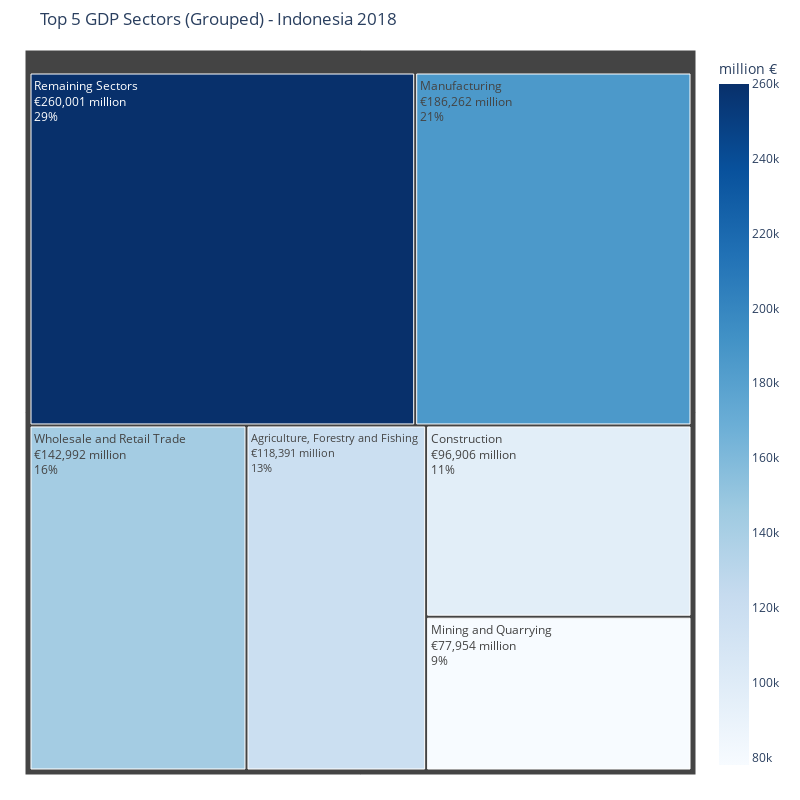

Notebook source saved alongside this figure:
### Code cell
# Step 1: Sort by VA18 descending
sorted_df_va_18 = aggregated_df_18.sort_values(by='VA18', ascending=False).reset_index(drop=True)

# Step 2: Remove "Other service activities" from the sorted list
cleaned_df_18 = sorted_df_va_18[sorted_df_va_18['Sector'] != 'Other Services Activities'].reset_index(drop=True)

# Step 3: Take top 5 sectors (excluding "Other service activities")
top_5_va_18 = cleaned_df_18.iloc[:5].copy()

# Step 4: Sum the rest + "Other service activities"
others_df_18 = pd.concat([cleaned_df_18.iloc[5:], 
                       sorted_df_va_18[sorted_df_va_18['Sector'] == 'Other Services Activities']])

other_total_18 = others_df_18['VA18'].sum()
other_row_18 = pd.DataFrame({'Sector': ['Remaining Sectors'], 'VA18': [other_total_18]})

# Step 5: Combine into final dataframe
final_df_18 = pd.concat([top_5_va_18, other_row_18], ignore_index=True)

# Step 6: Calculate percentage column
total_va_18 = final_df_18['VA18'].sum()

# Manual percentages in correct order — must match final_df_18['Sector']
ordered_percentages = ['13%', '11%', '21%', '9%', '29%', '16%']  # Match the current sector order
# Assign directly to the DataFrame as a column
final_df_18['ManualPercent'] = ordered_percentages

# Create the treemap
fig = px.treemap(
    final_df_18, 
    path=['Sector'],
    values='VA18',
    title='Top 5 GDP Sectors (Grouped) - Indonesia 2018',
    color='VA18',
    color_continuous_scale='Blues'
)

# Update trace with correct label + value + manual percent
fig.update_traces(
    texttemplate=(
        '%{label}' +                  # Sector name
        '<br>€%{value:,.0f} million' +        # Value in €
        '<br>%{customdata}'           # Manual percentage
    ),
    customdata=final_df_18[['ManualPercent']],  # Correctly ordered %s
    textinfo='label+value+text'
)

fig.update_layout(
    width=800,
    height=800,
    margin=dict(t=50, l=25, r=25, b=25),
    coloraxis_colorbar=dict(title="million €")
)

fig.show()

### Figure 1 — Plotly figure (JSON) as saved in the notebook; plotly's stock layout.template omitted (floating-point values rounded to 4 significant figures)
{"data": [{"branchvalues": "total", "customdata": [["13%"], ["11%"], ["21%"], ["9%"], ["29%"], ["16%"]], "domain": {"x": [0, 1], "y": [0, 1]}, "hovertemplate": "labels=%{label}<br>VA18_sum=%{value}<br>parent=%{parent}<br>id=%{id}<br>VA18=%{color}<extra></extra>", "ids": ["Agriculture, Forestry and Fishing", "Construction", "Manufacturing", "Mining and Quarrying", "Remaining Sectors", "Wholesale and Retail Trade"], "labels": ["Agriculture, Forestry and Fishing", "Construction", "Manufacturing", "Mining and Quarrying", "Remaining Sectors", "Wholesale and Retail Trade"], "marker": {"coloraxis": "coloraxis", "colors": [118400.0, 96910.0, 186300.0, 77950.0, 260000.0, 143000.0]}, "name": "", "parents": ["", "", "", "", "", ""], "textinfo": "label+value+text", "texttemplate": "%{label}<br>€%{value:,.0f} million<br>%{customdata}", "type": "treemap", "values": [118400.0, 96910.0, 186300.0, 77950.0, 260000.0, 143000.0]}], "layout": {"coloraxis": {"colorbar": {"title": {"text": "million €"}}, "colorscale": [[0, "rgb(247,251,255)"], [0.125, "rgb(222,235,247)"], [0.25, "rgb(198,219,239)"], [0.375, "rgb(158,202,225)"], [0.5, "rgb(107,174,214)"], [0.625, "rgb(66,146,198)"], [0.75, "rgb(33,113,181)"], [0.875, "rgb(8,81,156)"], [1, "rgb(8,48,107)"]]}, "height": 800, "legend": {"tracegroupgap": 0}, "margin": {"b": 25, "l": 25, "r": 25, "t": 50}, "title": {"text": "Top 5 GDP Sectors (Grouped) - Indonesia 2018"}, "width": 800}}
